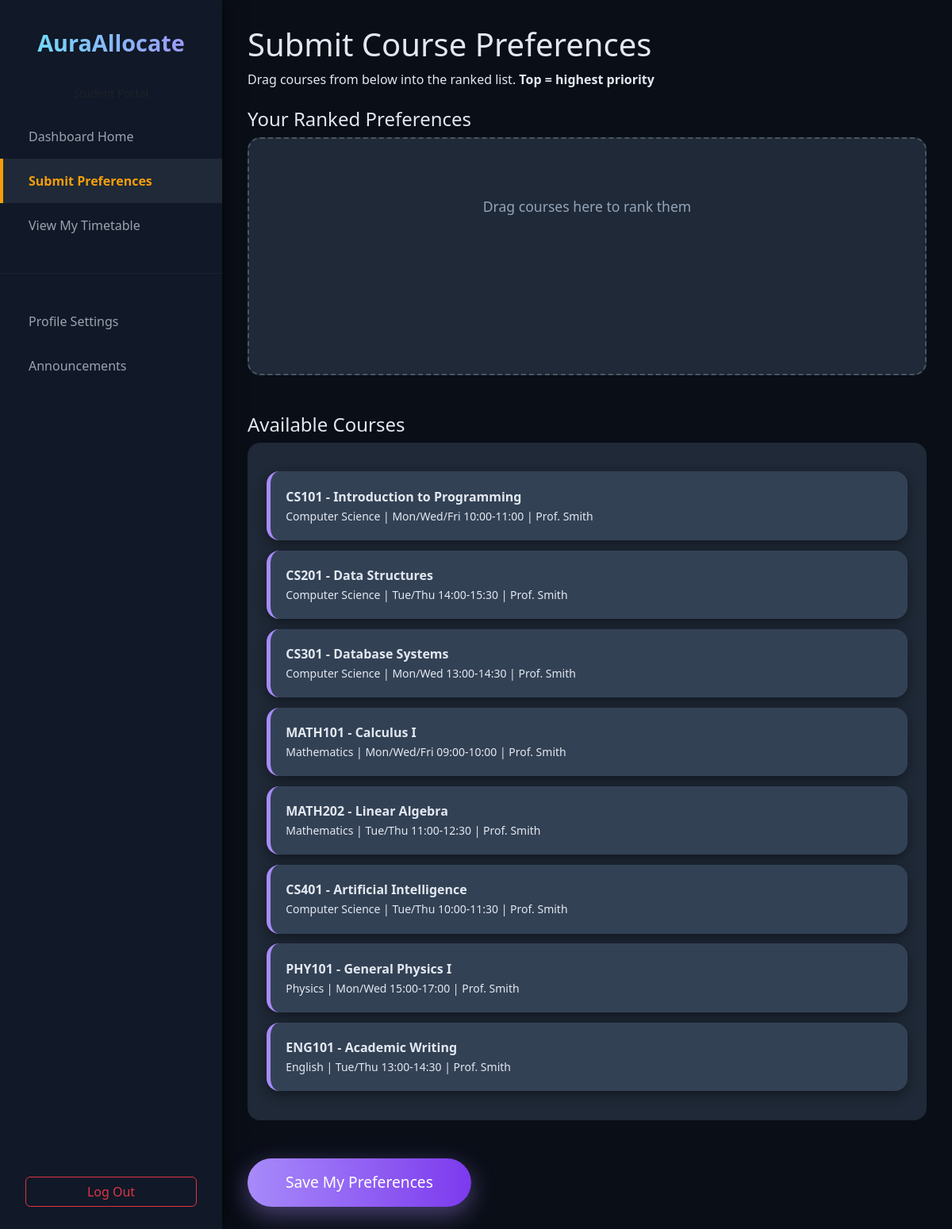
Screenshot of /preferences/ (signed in) with the database file from the repository.
### allocations/models.py (models this page shows, shortened)
class Course(models.Model):
    code = models.CharField(max_length=10, unique=True)
    title = models.CharField(max_length=200)
    department = models.ForeignKey(Department, on_delete=models.CASCADE)
    lecturer = models.ForeignKey(User, on_delete=models.SET_NULL, null=True, limit_choices_to={'role': 'lecturer'})
    capacity = models.PositiveIntegerField()
    enrolled_count = models.PositiveIntegerField(default=0)
    schedule = models.CharField(max_length=200, blank=True)

class Department(models.Model):
    name = models.CharField(max_length=100)
    code = models.CharField(max_length=10, unique=True)
    def __str__(self):
        return self.name

class User(AbstractUser):
    ROLE_CHOICES = (
        ('student', 'Student'),
        ('lecturer', 'Lecturer'),
        ('admin', 'Admin'),
    )
    role = models.CharField(max_length=20, choices=ROLE_CHOICES, default='student')
    full_name = models.CharField(max_length=200, blank=True)

### allocations/views.py (the view, shortened to what this page needs)
# urls.py: path('preferences/', views.submit_preferences, name='submit_preferences'),
@login_required
def submit_preferences(request):
    if request.user.role != 'student':
        messages.error(request, "Access denied.")
        return redirect('dashboard')
    courses = Course.objects.all()
    saved_preferences = Preference.objects.filter(student=request.user).order_by('rank')
    ranked_course_ids = list(saved_preferences.values_list('course_id', flat=True))
    context = {
        'courses': courses,
        'saved_preferences': saved_preferences,
        'ranked_course_ids': ranked_course_ids,
        'page_title': 'Submit Course Preferences',
    }
    return render(request, 'allocations/submit_preferences.html', context)

### templates/allocations/submit_preferences.html (shortened to what this page needs)
<!DOCTYPE html>
<html lang="en">
<head>
    <link href="https://cdn.jsdelivr.net/npm/bootstrap@5.3.3/dist/css/bootstrap.min.css" rel="stylesheet">
</head>
<body>
    <div class="sidebar">
        <div class="sidebar-brand">AuraAllocate</div>
        <small class="text-muted d-block text-center mb-3">Student Portal</small>
        <div class="sidebar-menu">
            <a href="{% url 'dashboard' %}">Dashboard Home</a>
            <a href="{% url 'submit_preferences' %}" class="active">Submit Preferences</a>
            <a href="{% url 'view_timetable' %}">View My Timetable</a>
            <hr style="border-color: #374151; margin: 2rem 0;">
            <a href="{% url 'profile_settings' %}">Profile Settings</a>
            <a href="{% url 'announcements' %}">Announcements</a>
        </div>
        <a href="{% url 'logout' %}" class="btn btn-outline-danger"
           style="position: absolute; bottom: 2rem; left: 2rem; width: calc(280px - 4rem);">
           Log Out
        </a>
    </div>
    <div class="main-content">
        <div class="preference-container">
            <h1>{{ page_title }}</h1>
            <p class="mb-4">Drag courses from below into the ranked list. <strong>Top = highest priority</strong></p>
            <h4>Your Ranked Preferences</h4>
            <div class="ranked-list mb-5" id="ranked-list">
                {% for pref in saved_preferences %}
                <div class="course-item" data-id="{{ pref.course.id }}">
                    <span class="rank-number">{{ forloop.counter }}</span>
                    <div>
                        <strong>{{ pref.course.code }} - {{ pref.course.title }}</strong><br>
                        <small>{{ pref.course.department }} | {{ pref.course.schedule }} | {{ pref.course.lecturer.full_name|default:"TBD" }}</small>
                    </div>
                </div>
                {% empty %}
                <div class="empty-message">Drag courses here to rank them</div>
                {% endfor %}
            </div>
            <h4>Available Courses</h4>
            <div class="available-courses" id="available-courses">
                {% for course in courses %}
                    {% if course.id not in ranked_course_ids %}
                    <div class="course-item" data-id="{{ course.id }}">
                        <div>
                            <strong>{{ course.code }} - {{ course.title }}</strong><br>
                            <small>{{ course.department }} | {{ course.schedule }} | {{ course.lecturer.full_name|default:"TBD" }}</small>
                        </div>
                    </div>
                    {% endif %}
                {% endfor %}
            </div>
            <form method="post" id="preference-form">
                <button type="submit" class="btn btn-save text-white mt-5">Save My Preferences</button>
            </form>
        </div>
    </div>
</body>
</html>

### templates/allocations/submit_preferences.html (style rules this page uses)
body { background: #0a0e17; color: #e2e8f0; font-family: 'Segoe UI', sans-serif; margin: 0; }
.sidebar { position: fixed; top: 0; left: 0; width: 280px; height: 100%; background: #111827; padding-top: 2rem; box-shadow: 5px 0 20px rgba(0, 0, 0, 0.5); z-index: 1000; }
.sidebar-brand { font-size: 1.8rem; font-weight: 800; background: linear-gradient(to right, #67e8f9, #a78bfa); -webkit-background-clip: text; -webkit-text-fill-color: transparent; text-align: center; margin-bottom: 2rem; }
.sidebar-menu a { display: block; padding: 1rem 2rem; color: #9ca3af; text-decoration: none; border-left: 4px solid transparent; transition: all 0.3s; }
.sidebar-menu a:hover, .sidebar-menu a.active { color: #e2e8f0; background: #1f2937; border-left: 4px solid #f59e0b; }
.sidebar-menu a.active { background: #1f2937; color: #f59e0b; font-weight: bold; }
.main-content { margin-left: 280px; padding: 2rem; }
.preference-container { max-width: 900px; margin: 0 auto; }
.ranked-list { background: #1f2937; border-radius: 1rem; padding: 1.5rem; min-height: 300px; border: 2px dashed #4b5563; }
.available-courses { background: #1f2937; border-radius: 1rem; padding: 1.5rem; min-height: 200px; }
.course-item { background: #334155; border-radius: 1rem; padding: 1.2rem; margin: 0.8rem 0; cursor: grab; box-shadow: 0 5px 15px rgba(0,0,0,0.4); transition: all 0.3s; border-left: 5px solid #a78bfa; display: flex; align-items: center; }
.btn-save { background: linear-gradient(to right, #a78bfa, #7c3aed); border: none; border-radius: 50px; padding: 1rem 3rem; font-size: 1.2rem; box-shadow: 0 10px 30px rgba(167,139,250,0.4); }
.empty-message { text-align: center; color: #94a3b8; padding: 3rem; font-size: 1.1rem; }

### rows the page displays
Course: code "CS101", title "Introduction to Programming", department "Computer Science", schedule "Mon/Wed/Fri 10:00-11:00", lecturer.full_name "Prof. Smith"
Course: code "CS201", title "Data Structures", department "Computer Science", schedule "Tue/Thu 14:00-15:30", lecturer.full_name "Prof. Smith"
Course: code "CS301", title "Database Systems", department "Computer Science", schedule "Mon/Wed 13:00-14:30", lecturer.full_name "Prof. Smith"
Course: code "MATH101", title "Calculus I", department "Mathematics", schedule "Mon/Wed/Fri 09:00-10:00", lecturer.full_name "Prof. Smith"
Course: code "MATH202", title "Linear Algebra", department "Mathematics", schedule "Tue/Thu 11:00-12:30", lecturer.full_name "Prof. Smith"
Course: code "CS401", title "Artificial Intelligence", department "Computer Science", schedule "Tue/Thu 10:00-11:30", lecturer.full_name "Prof. Smith"
Course: code "PHY101", title "General Physics I", department "Physics", schedule "Mon/Wed 15:00-17:00", lecturer.full_name "Prof. Smith"
Course: code "ENG101", title "Academic Writing", department "English", schedule "Tue/Thu 13:00-14:30", lecturer.full_name "Prof. Smith"

### other values shown
{{ page_title }} "Submit Course Preferences"
